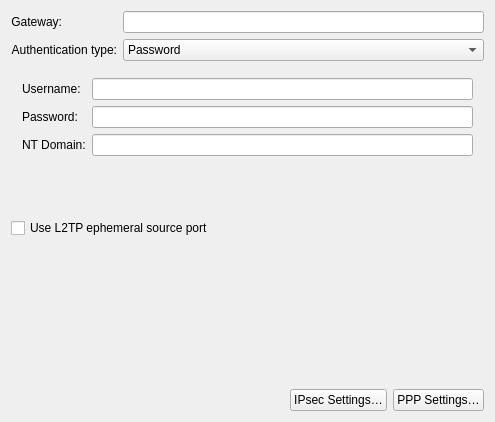
<?xml version="1.0" encoding="UTF-8"?>
<ui version="4.0">
 <class>L2tpWidget</class>
 <widget class="QWidget" name="L2tpWidget">
  <property name="geometry">
   <rect>
    <x>0</x>
    <y>0</y>
    <width>495</width>
    <height>422</height>
   </rect>
  </property>
  <layout class="QVBoxLayout" name="verticalLayout">
   <item>
    <layout class="QFormLayout" name="formLayout">
     <item row="0" column="0">
      <widget class="QLabel" name="labelGateway">
       <property name="text">
        <string>Gateway:</string>
       </property>
       <property name="alignment">
        <set>Qt::AlignRight|Qt::AlignTrailing|Qt::AlignVCenter</set>
       </property>
       <property name="wordWrap">
        <bool>false</bool>
       </property>
       <property name="buddy">
        <cstring>gateway</cstring>
       </property>
      </widget>
     </item>
     <item row="0" column="1">
      <widget class="QLineEdit" name="gateway">
       <property name="toolTip">
        <string>L2TP server IP or name.</string>
       </property>
       <property name="clearButtonEnabled">
        <bool>true</bool>
       </property>
      </widget>
     </item>
     <item row="1" column="0">
      <widget class="QLabel" name="labelAuthType">
       <property name="text">
        <string>Authentication type:</string>
       </property>
       <property name="alignment">
        <set>Qt::AlignRight|Qt::AlignTrailing|Qt::AlignVCenter</set>
       </property>
       <property name="wordWrap">
        <bool>false</bool>
       </property>
       <property name="buddy">
        <cstring>cmbAuthType</cstring>
       </property>
      </widget>
     </item>
     <item row="1" column="1">
      <widget class="QComboBox" name="cmbAuthType">
       <property name="sizePolicy">
        <sizepolicy hsizetype="MinimumExpanding" vsizetype="Fixed">
         <horstretch>0</horstretch>
         <verstretch>0</verstretch>
        </sizepolicy>
       </property>
       <property name="toolTip">
        <string>Select an authentication mode.</string>
       </property>
       <item>
        <property name="text">
         <string>Password</string>
        </property>
       </item>
       <item>
        <property name="text">
         <string>Certificates (TLS)</string>
        </property>
       </item>
      </widget>
     </item>
    </layout>
   </item>
   <item>
    <widget class="QStackedWidget" name="stackedWidget">
     <widget class="QWidget" name="page">
      <layout class="QFormLayout" name="formLayout_5">
       <item row="0" column="0">
        <widget class="QLabel" name="Label_1">
         <property name="text">
          <string comment="like in Username for athentication">Username:</string>
         </property>
         <property name="wordWrap">
          <bool>false</bool>
         </property>
         <property name="buddy">
          <cstring>username</cstring>
         </property>
        </widget>
       </item>
       <item row="0" column="1">
        <widget class="QLineEdit" name="username">
         <property name="toolTip">
          <string>&lt;html&gt;&lt;head/&gt;&lt;body&gt;&lt;p&gt;Set the name used for authenticating the local system to the peer to &amp;lt;name&amp;gt;.&lt;/p&gt;&lt;/body&gt;&lt;/html&gt;</string>
         </property>
         <property name="clearButtonEnabled">
          <bool>true</bool>
         </property>
        </widget>
       </item>
       <item row="1" column="0">
        <widget class="QLabel" name="Label_2">
         <property name="text">
          <string>Password:</string>
         </property>
         <property name="buddy">
          <cstring>password</cstring>
         </property>
        </widget>
       </item>
       <item row="1" column="1">
        <layout class="QHBoxLayout" name="horizontalLayout_3">
         <item>
          <widget class="PasswordField" name="password">
           <property name="enabled">
            <bool>true</bool>
           </property>
           <property name="toolTip">
            <string>&lt;html&gt;&lt;head/&gt;&lt;body&gt;&lt;p&gt;Password passed to PPPD when prompted for it.&lt;/p&gt;&lt;/body&gt;&lt;/html&gt;</string>
           </property>
           <property name="passwordModeEnabled" stdset="0">
            <bool>true</bool>
           </property>
          </widget>
         </item>
        </layout>
       </item>
       <item row="2" column="0">
        <widget class="QLabel" name="Label_3">
         <property name="text">
          <string>NT Domain:</string>
         </property>
         <property name="buddy">
          <cstring>domain</cstring>
         </property>
        </widget>
       </item>
       <item row="2" column="1">
        <widget class="QLineEdit" name="domain">
         <property name="toolTip">
          <string>&lt;html&gt;&lt;head/&gt;&lt;body&gt;&lt;p&gt;Append the domain name &amp;lt;domain&amp;gt; to the local host name for&lt;/p&gt;&lt;p&gt;authentication purposes.&lt;/p&gt;&lt;/body&gt;&lt;/html&gt;</string>
         </property>
        </widget>
       </item>
      </layout>
     </widget>
     <widget class="QWidget" name="page_1">
      <layout class="QFormLayout" name="formLayout_2">
       <item row="0" column="0">
        <widget class="QLabel" name="textLabel2">
         <property name="text">
          <string>CA Certificate:</string>
         </property>
         <property name="wordWrap">
          <bool>false</bool>
         </property>
         <property name="buddy">
          <cstring>userCA</cstring>
         </property>
        </widget>
       </item>
       <item row="0" column="1">
        <widget class="KUrlRequester" name="userCA">
         <property name="toolTip">
          <string>&lt;html&gt;&lt;head/&gt;&lt;body&gt;&lt;p&gt;Certificate authority (CA) file in .pem, .der, .crt, .cer or .p12 formats.&lt;/p&gt;&lt;/body&gt;&lt;/html&gt;</string>
         </property>
         <property name="nameFilters">
          <StringList>
           <string notr="true">*.pem *.der *.crt *.cer *.p12</string>
          </StringList>
         </property>
        </widget>
       </item>
       <item row="1" column="0">
        <widget class="QLabel" name="textLabel3_2">
         <property name="text">
          <string>User Certificate:</string>
         </property>
         <property name="wordWrap">
          <bool>false</bool>
         </property>
         <property name="buddy">
          <cstring>userCert</cstring>
         </property>
        </widget>
       </item>
       <item row="1" column="1">
        <widget class="KUrlRequester" name="userCert">
         <property name="toolTip">
          <string>&lt;html&gt;&lt;head/&gt;&lt;body&gt;&lt;p&gt;Certificate in .pem, .der, .crt, .cer or .p12 formats.&lt;/p&gt;&lt;/body&gt;&lt;/html&gt;</string>
         </property>
         <property name="nameFilters">
          <StringList>
           <string notr="true">*.pem *.der *.crt *.cer *.p12</string>
          </StringList>
         </property>
        </widget>
       </item>
       <item row="2" column="0">
        <widget class="QLabel" name="textLabel4">
         <property name="text">
          <string>Private Key:</string>
         </property>
         <property name="wordWrap">
          <bool>false</bool>
         </property>
         <property name="buddy">
          <cstring>userKey</cstring>
         </property>
        </widget>
       </item>
       <item row="2" column="1">
        <widget class="KUrlRequester" name="userKey">
         <property name="toolTip">
          <string>&lt;html&gt;&lt;head/&gt;&lt;body&gt;&lt;p&gt;Private key in .pem, .der, .key, .pk8 or .p12 formats.&lt;/p&gt;&lt;/body&gt;&lt;/html&gt;</string>
         </property>
         <property name="nameFilters">
          <StringList>
           <string notr="true">*.pem *.der *.key *.pk8 *.p12</string>
          </StringList>
         </property>
        </widget>
       </item>
       <item row="3" column="0">
        <widget class="QLabel" name="label_7">
         <property name="text">
          <string>Private Key Password:</string>
         </property>
         <property name="buddy">
          <cstring>userKeyPassword</cstring>
         </property>
        </widget>
       </item>
       <item row="3" column="1">
        <layout class="QHBoxLayout" name="horizontalLayout_2">
         <item>
          <widget class="PasswordField" name="userKeyPassword">
           <property name="toolTip">
            <string>&lt;html&gt;&lt;head/&gt;&lt;body&gt;&lt;p&gt;Password for private key or PKCS#12 certificate.&lt;/p&gt;&lt;/body&gt;&lt;/html&gt;</string>
           </property>
           <property name="passwordModeEnabled" stdset="0">
            <bool>true</bool>
           </property>
          </widget>
         </item>
        </layout>
       </item>
      </layout>
     </widget>
    </widget>
   </item>
   <item>
    <widget class="QCheckBox" name="cbEphemeralSourcePort">
     <property name="toolTip">
      <string>&lt;html&gt;&lt;head/&gt;&lt;body&gt;&lt;p&gt;Do not use UDP port 1701 for L2TP source port even if it is free,&lt;br/&gt;will use an ephemeral port (i.e. random high port) instead.&lt;/p&gt;&lt;p&gt;May be required to allow multiple L2TP clients behind same NAT.&lt;/p&gt;&lt;/body&gt;&lt;/html&gt;</string>
     </property>
     <property name="text">
      <string>Use L2TP ephemeral source port</string>
     </property>
    </widget>
   </item>
   <item>
    <spacer name="verticalSpacer">
     <property name="orientation">
      <enum>Qt::Vertical</enum>
     </property>
     <property name="sizeType">
      <enum>QSizePolicy::Expanding</enum>
     </property>
     <property name="sizeHint" stdset="0">
      <size>
       <width>20</width>
       <height>40</height>
      </size>
     </property>
    </spacer>
   </item>
   <item>
    <layout class="QHBoxLayout" name="horizontalLayout">
     <item>
      <spacer name="horizontalSpacer">
       <property name="orientation">
        <enum>Qt::Horizontal</enum>
       </property>
       <property name="sizeHint" stdset="0">
        <size>
         <width>40</width>
         <height>20</height>
        </size>
       </property>
      </spacer>
     </item>
     <item>
      <widget class="QPushButton" name="btnIPSecSettings">
       <property name="text">
        <string>IPsec Settings…</string>
       </property>
      </widget>
     </item>
     <item>
      <widget class="QPushButton" name="btnPPPSettings">
       <property name="text">
        <string>PPP Settings…</string>
       </property>
      </widget>
     </item>
    </layout>
   </item>
  </layout>
 </widget>
 <layoutdefault spacing="6" margin="11"/>
 <customwidgets>
  <customwidget>
   <class>KUrlRequester</class>
   <extends>QWidget</extends>
   <header>kurlrequester.h</header>
  </customwidget>
  <customwidget>
   <class>PasswordField</class>
   <extends>QLineEdit</extends>
   <header>passwordfield.h</header>
  </customwidget>
 </customwidgets>
 <tabstops>
  <tabstop>gateway</tabstop>
  <tabstop>cmbAuthType</tabstop>
  <tabstop>username</tabstop>
  <tabstop>password</tabstop>
  <tabstop>domain</tabstop>
  <tabstop>userCA</tabstop>
  <tabstop>userCert</tabstop>
  <tabstop>userKey</tabstop>
  <tabstop>userKeyPassword</tabstop>
  <tabstop>cbEphemeralSourcePort</tabstop>
  <tabstop>btnIPSecSettings</tabstop>
  <tabstop>btnPPPSettings</tabstop>
 </tabstops>
 <resources/>
 <connections>
  <connection>
   <sender>cmbAuthType</sender>
   <signal>currentIndexChanged(int)</signal>
   <receiver>stackedWidget</receiver>
   <slot>setCurrentIndex(int)</slot>
   <hints>
    <hint type="sourcelabel">
     <x>345</x>
     <y>76</y>
    </hint>
    <hint type="destinationlabel">
     <x>488</x>
     <y>234</y>
    </hint>
   </hints>
  </connection>
 </connections>
</ui>
